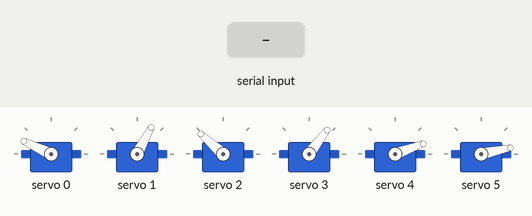
A sketch run on a simulated Arduino Uno, built with avr-gcc and run on an emulated ATmega328P. On the bench: 6 × servo. Inputs (shaded band) come from the test bench.

Above: at 1.2 s.
1.3 s: "STOP 1\n" received over Serial
At 2.2 s:
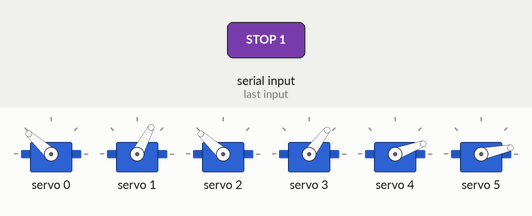
At 3.24 s:
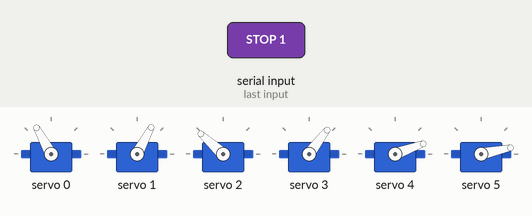
4.3 s: "STOP 150\n" received over Serial
7.3 s: "STOP 1\n" received over Serial
At 15.7 s:
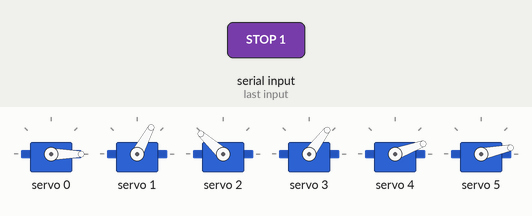
Timing chart, 0 to 17.2 s (numbered marks = the images above; inputs shaded):
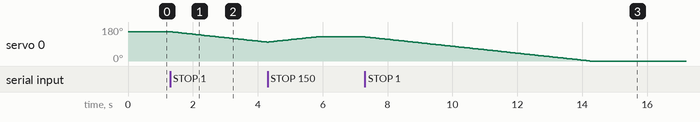

Measured:
- after the input at 1.3 s, servo 0: moves from 155° to 100° over 2.9 s, starting at once
- after the input at 7.3 s, servo 0: moves from 128° to 0° over 6.9 s, starting at once

The sketch:

pca9685.ino
```cpp
#include <Wire.h>
#include <Adafruit_PWMServoDriver.h>

Adafruit_PWMServoDriver pwm = Adafruit_PWMServoDriver();

#define SERVO_FREQ 62 // Analog servos run at ~50 Hz updates
#define STEP_DELAY 20 // Delay between steps in milliseconds

// Array to hold current pulse widths for each servo
int currentPulses[6] = {0, 0, 0, 0, 0, 0}; // Assuming 6 servos
int targetPulses[6] = {0, 0, 0, 0, 0, 0}; // Target pulses for each servo
bool moving[6] = {false, false, false, false, false, false}; // Moving state for each servo

void setup() {
  Serial.begin(9600);
  pwm.begin();
  pwm.setOscillatorFrequency(27000000);
  pwm.setPWMFreq(SERVO_FREQ);
  delay(10);

  initializeServos();
}

void loop() {
  if (Serial.available() > 0) {
    String command = Serial.readStringUntil('\n');
    int separatorIndex = command.indexOf(' ');

    if (command.equals("STOP")) {
      for (int i = 0; i < 6; i++) {
        moving[i] = false; // Stop all movements
      }
      Serial.println("Emergency Stop: All servos halted.");
    }
    else if (separatorIndex != -1) {
      int servoNum = command.substring(0, separatorIndex).toInt();
      int angle = command.substring(separatorIndex + 1).toInt();

      if (servoNum >= 0 && servoNum <= 5 && angle >= 0 && angle <= 180) {
        targetPulses[servoNum] = angleToPulse(angle, servoNum);
        moving[servoNum] = true; // Mark this servo as moving
      } else {
        Serial.println("Error: Invalid servo number or angle.");
      }
    }
  }

  // Move all servos that are marked as moving
  for (int i = 0; i < 6; i++) {
    moveServoSmooth(i);
  }

  delay(STEP_DELAY); // Add a small delay to control update frequency
}

void moveServoSmooth(int servoNum) {
  if (moving[servoNum]) {
    if (currentPulses[servoNum] < targetPulses[servoNum]) {
      currentPulses[servoNum] += (currentPulses[servoNum] + STEP_DELAY < targetPulses[servoNum]) ? 1 : 0;
    } else if (currentPulses[servoNum] > targetPulses[servoNum]) {
      currentPulses[servoNum] -= (currentPulses[servoNum] - STEP_DELAY > targetPulses[servoNum]) ? 1 : 0;
    } else {
      moving[servoNum] = false; // Stop moving if reached target
    }
    pwm.setPWM(servoNum, 0, currentPulses[servoNum]); // Update PWM signal
  }
}

int angleToPulse(int angle, int servoNum) {
  int minPulse, maxPulse;

  switch (servoNum) {
    case 0:
      minPulse = 110;
      maxPulse = 570;
      break;
    case 1: minPulse = 100; maxPulse = 500; break; // Shoulder
    case 2: minPulse = 150; maxPulse = 500; break; // Elbow
    case 3: minPulse = 100; maxPulse = 500; break; // Wrist Y
    case 4: minPulse = 150; maxPulse = 400; break; // Wrist Rot
    case 5: minPulse = 170; maxPulse = 320; break; // Gripper
    default: minPulse = 150; maxPulse = 500; break;
  }

  angle = constrain(angle, 0, 180); // Ensure it's within bounds

  return map(angle, 0, 180, minPulse, maxPulse);
}


void initializeServos() {
  setServo(0, 170); // Base
  setServo(1, 90);  // Shoulder
  setServo(2, 180); // Elbow
  setServo(3, 80);  // Wrist Y
  setServo(4, 30);  // Wrist Rot
  setServo(5, 0);   // Gripper
}

// Helper function to set servo angle and update current pulse
void setServo(int servoNum, int angle) {
  int pulse = angleToPulse(angle, servoNum);
  pwm.setPWM(servoNum, 0, pulse);
  currentPulses[servoNum] = pulse; // Update the current pulse
}
```
